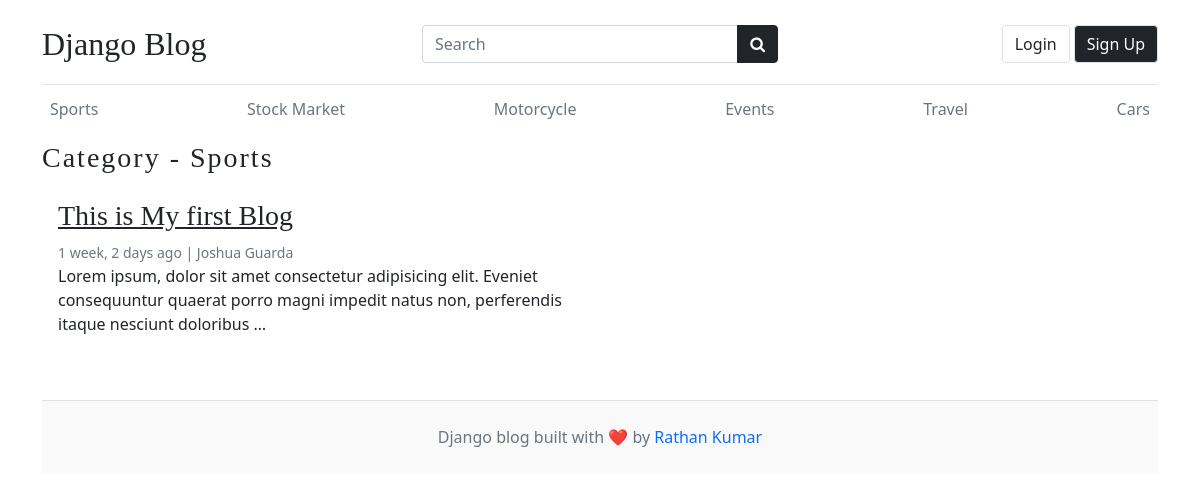
Page /category/1/ on the committed database.
### blogs/models.py (models this page shows, shortened)
class Category(models.Model):
    category_name = models.CharField(max_length=50, unique= True)
    created_at = models.DateTimeField(auto_now_add=True)
    updated_at = models.DateTimeField(auto_now=True)
    def __str__(self) -> str:
        return self.category_name
    class Meta:
        verbose_name_plural = 'Categories'

class Blog(models.Model):
    title = models.CharField(max_length=100)
    slug = models.SlugField(max_length=150,unique=True, blank=True) # Slug is the - in the url This-is-My-first-Blog --> this should automatically created check setup in your admin.py
    category=models.ForeignKey(Category,on_delete=models.CASCADE)# if you delete the Category all Blog under that Category is deleted
    author = models.ForeignKey(User,on_delete=models.CASCADE)
    featured_image = models.ImageField(upload_to='uploads/%Y/%m/%d') # the Image uploaded will go to this directory NOTE: this directory will be create automatically using the declared name in upload_to
    short_description= models.TextField(max_length=500)
    blog_body=models.TextField(max_length=2000)
    status = models.CharField(choices=STATUS_CHOICES, default='Draft')  # the model field will depend on the choices since we use 0,1 as value that is why we use IntegerField
    is_featured= models.BooleanField(default = False)
    created_at = models.DateTimeField(auto_now_add=True)
    updated_at = models.DateTimeField(auto_now=True)

### blogs/views.py (the view)
def posts_by_category(request,category_id):
    posts = Blog.objects.filter(status='Published',category=category_id)
    category = Category.objects.get(id=category_id)
    context={
        'category':category,
        'posts':posts,
    }
    return render(request,'post_by_category.html',context)

### blogs/context_processors.py (called while the page is built)
def get_categories(request):
    categories = Category.objects.all()
    return dict(categories=categories)

def get_socials(request):
    socials = Socials.objects.all()
    return dict(socials=socials)

### templates/post_by_category.html (shortened to what this page needs)
{% extends "base.html" %}
{% load static %}
  {% block content %}
      <h3 class="text-upppercase text-dark" style="letter-spacing: 2px;">Category - {{category}} </h3>
      <div class="row mb-2">
          {% if posts %}
            {% for post in posts %}
                <div class="col-md-6">
                    <div class="card border-0">
                        <div class="card-body">
                            <h3><a href="{%url 'blogs' post.slug%}" class="text-dark">{{post.title}}</a></h3>
                            <small class="mb-1 text-muted">{{post.created_at| timesince}} ago | {{post.author.first_name}} {{post.author.last_name}}</small>
                            <p class="card-text">
                            {{post.short_description | truncatewords:20}}
                            </p>
                        </div>
                    </div>
                </div>
              {% endfor %}
            {% else %}
            <div class="col-md-2 my-5 lead">
              <p>No posts found</p>
            </div>
          {% endif %}
      </div>
  {% endblock content %}

### templates/base.html (shortened to what this page needs)
{% load static %}
<!DOCTYPE html>
<html lang="en">
    <head>
        <link href="https://cdn.jsdelivr.net/npm/bootstrap@5.0.2/dist/css/bootstrap.min.css" rel="stylesheet">
        <link rel="stylesheet" href="https://cdnjs.cloudflare.com/ajax/libs/font-awesome/4.7.0/css/font-awesome.min.css">
        <link type='text/css' href="{% static 'css/blog.css' %}" rel="stylesheet" />
    </head>
    <body>
        {% if hide_nav %}
        {% else %}
        <div class="container">
            <header class="blog-header py-3">
                <nav>
                    <div class="row flex-nowrap justify-content-between align-items-center">
                        <div class="col-12 col-md-4 pt-1">
                            <a class="blog-header-logo text-dark text-decoration-none  fs-2" href="/">Django Blog</a>
                        </div>
                        <div class="col-12 col-md-4  pt-1">
                            <form action="{%url 'search' %}" method="GET">
                                <div class="input-group">
                                    <input class="form-control" type="text" placeholder="Search" value="{{keyword}}" name="keyword" aria-label="Search"/>
                                    <button class="btn btn-dark" id="button-search" type="submit">
                                        <i class="fa fa-search"></i>
                                    </button>
                                </div>
                            </form>
                        </div>
                        <div class="col-12 col-md-4 pt-1 d-flex">
                            {% if user.is_authenticated%}
                            <ul class="navbar-nav ms-auto gap-2 d-flex">
                                {% comment %} {% if user.is_superuser%}
                                    <span class="text-sm text-muted UserProf">Welcome, {{user.username.capitalize}}</span>
                                {% else %}
                                {% endif %}
                                {% endcomment %}
                                <ul class="navbar-nav ms-auto d-flex flex-row gap-3">
                                    <li class="nav-item">
                                        <span class="text-sm text-muted UserProf">Welcome, {{user.first_name.capitalize}}</span>
                                    </li>
                                    <li class="nav-item">
                                        <button type="button" id="login-btn" class="btn btn-danger fw-normal btn-md lead border" onclick="location.href='{%url 'logout'%}'">
                                            Logout
                                        </button>
                                    </li>
                                </ul>
                                {% else %}
                                <ul class="navbar-nav ms-auto d-flex flex-row gap-1">
                                    <li class="nav-item">
                                        <a href="{% url 'login' %}" class="btn btn-md border lead">Login</a>
                                    </li>
                                    <li class="nav-item">
                                        <a href="{% url 'register' %}" class="btn btn-md btn-dark border lead">Sign Up</a>
                                    </li>
                                </ul>
                            {% endif %}
                        </div>
                    </div>
                </nav>
            </header>
        {% endif %}
        {% if hide_category %}
        {% else %}
            <div class="nav-scroller py-1 mb-2">
                <nav class="nav d-flex justify-content-between overflow-auto">
                    {% for category in categories %}
                        <a class="p-2 text-muted text-decoration-none" href="{%url 'posts_by_category' category.id%}">{{category}}</a>
                    {% endfor %}
                </nav>
            </div>
        {% endif %}
        {% block content %}{% endblock content %}
        {% if hide_footer %}
        {% else %}
            <footer class="blog-footer py-4 mt-5 text-center text-muted border-top">
                <div class="container">
                    <p class="mb-0">Django blog built with ❤️ by <a href="#" class="text-decoration-none">Rathan Kumar</a></p>
                </div>
            </footer>
        {% endif %}
    </body>
</html>

### my_blog/static/css/blog.css (style rules this page uses)
.blog-header { border-bottom: 1px solid #e5e5e5; }
.blog-header-logo { font-family: "Playfair Display", Georgia, "Times New Roman", serif; font-size: 2.25rem; }
h1, h2, h3, h4, h5, h6 { font-family: "Playfair Display", Georgia, "Times New Roman", serif; }
.blog-footer { padding: 2.5rem 0; color: #727272; text-align: center; background-color: #f9f9f9; border-top: .05rem solid #e5e5e5; }
.blog-footer p:last-child { margin-bottom: 0; }

### rows in the picture
Category: category_name "Sports"
Category: category_name "Stock Market"
Category: category_name "Motorcycle"
Category: category_name "Events"
Category: category_name "Travel"
Category: category_name "Cars"
Blog: title "This is My first Blog", created_at "1 week, 2 days", author.first_name "Joshua", author.last_name "Guarda", short_description "Lorem ipsum, dolor sit amet consectetur adipisicing elit. Eveniet consequuntur quaerat porro magni impedit natus non, perferendis itaque nesciunt doloribus …"
